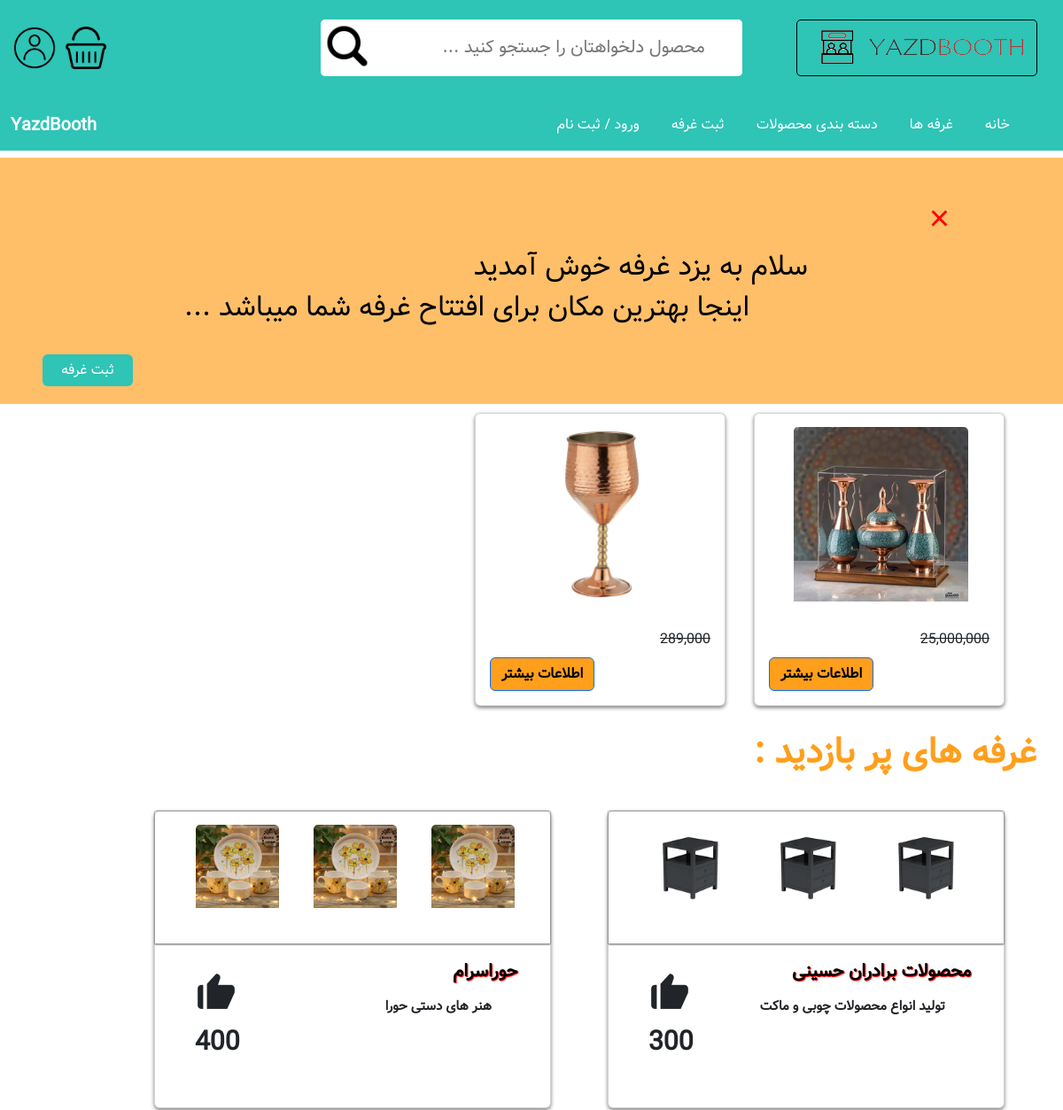
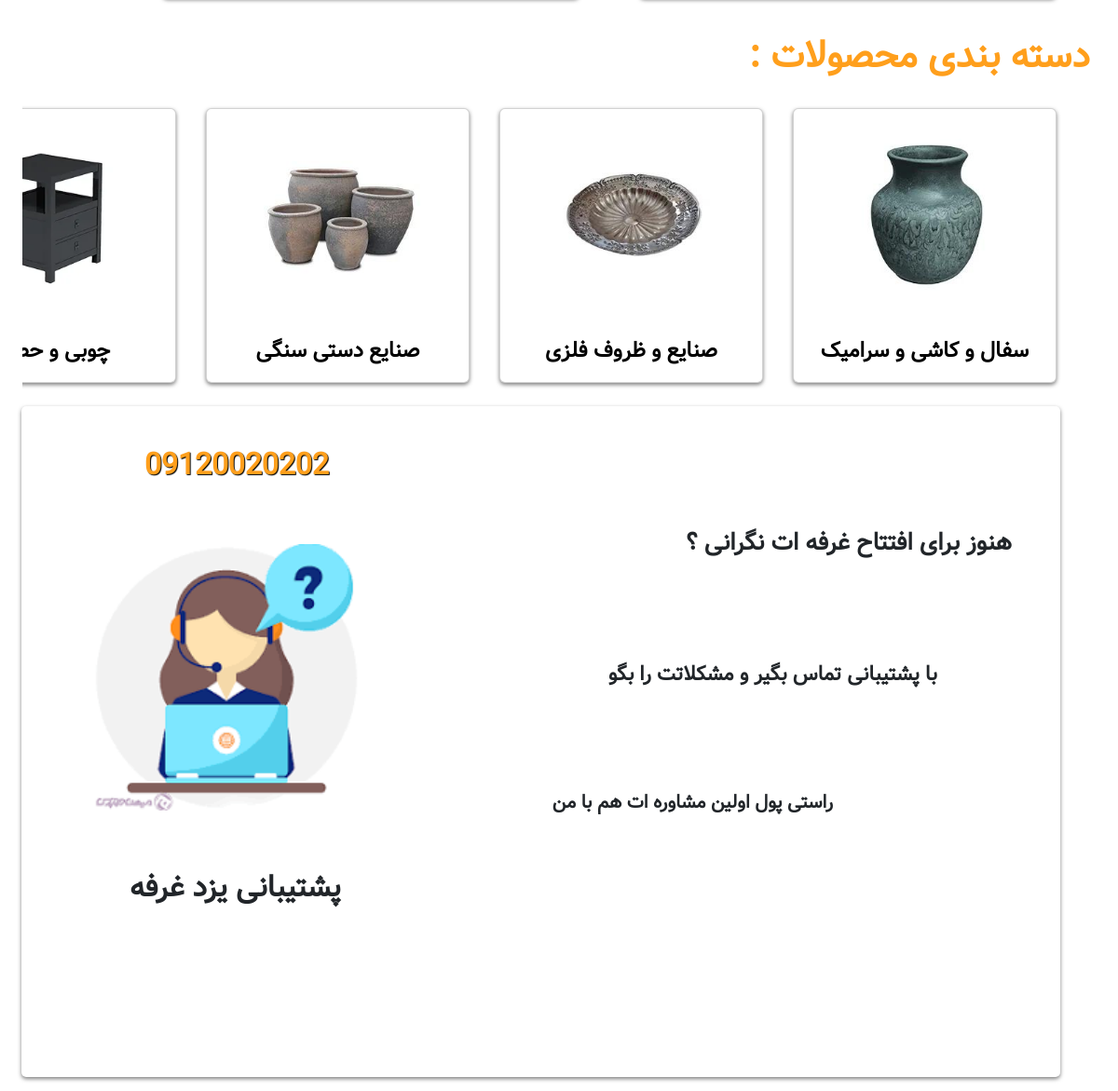
The page / on the database its author committed (2 pictures, top to bottom).
### Store/models.py (models this page shows, shortened)
class Product(models.Model):
    name = models.CharField(max_length=100 , null=False , blank=False)
    price = models.DecimalField(max_digits=12, decimal_places=0 , default=0 , null=False , blank=False)
    category = models.ForeignKey(Category, on_delete=models.CASCADE , default=None , null=False , blank=False)
    description = models.TextField(max_length=300 , default='' , null=True , blank=True)
    image = models.ImageField(upload_to='uploads/product/')
    is_active = models.BooleanField(default=False)
    is_sale = models.BooleanField(default=False)
    Discountـpercentage = models.IntegerField(default=0)
    colors = models.ManyToManyField(Color) # انتخاب به صورت چند به چند
    features = models.ManyToManyField(Feature , default='')
    booth = models.ForeignKey(Booth, on_delete=models.CASCADE , null=True , blank=False , default='' )

class Booth(models.Model):
    name = models.CharField(max_length=100)
    address = models.CharField(max_length=100)
    description = models.CharField(max_length=200)
    image = models.ImageField(upload_to='uploads/booth/' , null=True)
    likes = models.IntegerField(default=0)
    Owner=models.ForeignKey(User,on_delete=models.CASCADE)

class Category(models.Model):
    name = models.CharField(max_length=100)
    image = models.ImageField(upload_to = 'uploads/category/' , null=True)

### Store/views.py (the view)
# urls.py: path('', views.Home, name='Home'),
def Home(request):
    products=Product.objects.all()
    booth= Booth.objects.all()
    category = Category.objects.all()
    return render(request=request , template_name='Home.html' , context={'Product':products ,'Booth':booth , 'category':category})

### Cart/context_processors.py (called while the page is built)
def cart(request):
    return {'cart': Cart(request)}

### Store/templates/Home.html (shortened to what this page needs)
{% extends 'base.html' %}
{% load static %}
{% load humanize %}
{% block header %}
        <div class="header text-white" style="background-color: #2EC4B6; padding: 10px 5px; height: 7rem;">
      <div class="header-right">
            <img src="{% static 'img/logo-asli.png'%}" alt="">
        </div>
        <div class="header-left">
            <img src="{% static 'img/user_person_profile_avatar_icon_190943.png'%}" alt="">
            <img src="{% static 'img/shoppingbasket3_114870.png'%}" alt="">
        </div>
        <div class="search">
            <img src="{% static 'img/search.png'%}">
            <input type="text" name="search" class="inp-search" placeholder="محصول دلخواهتان را جستجو کنید ...">
        </div>
    </div>
{% endblock %}
{% block content %}
    <div class="mt-2 p-5 text-white" style='background-color: #FFBF69 !important;'>
        <h1 class="close-tabliq">&times;</h1>
        <h2 class="WellCome1">سلام به یزد غرفه خوش آمدید</h2>
        <h2 class="WellCome2">اینجا بهترین مکان برای افتتاح غرفه شما میباشد
            ...</h2>
        <br />
        <br />
        <br />
        <h2 class="sabt-booth"><a href="/" class="btn"
                style="background-color: #2EC4B6; float: left; padding: 5px 20px; color: #ffffff;">ثبت غرفه</a></h2>
    </div>
    <div class="Cards row">
          {% for item in Product %}
            <div class="card col-md-2 mahsol" >
                <img class="card-img-top" src="{{ item.image.url }}" alt="Card image">
                <div class="card-body">
                    {% if item.is_sale %}
                    <span class="card-title" style="text-decoration: line-through;">{{ item.price|intcomma }}</span>
                    {% else %}
                    <h4 class="card-title">{{ item.price|intcomma }}</h4>
                    {% endif %}
                    <div style="float: left;">
                        <a href="/product/{{ item.id }}" class="btn btn-primary float-end" style="background-color: #FF9F1C; color: #000; font-weight: bold;">اطلاعات بیشتر</a>                    </div>
                </div>
              </div>
             {% endfor %}
        </div>
    <h2 class="sub-Title">غرفه های پر بازدید :</h2>
    <div class="Cards row">
        {% for item in Booth %}
          <div class="card Booth">
            <div class="img">
                <img class="card-img-top" src="{{ item.image.url }}" alt="Card image">
              <img class="card-img-top" src="{{ item.image.url }}" alt="Card image">
              <img class="card-img-top" src="{{ item.image.url }}" alt="Card image">
             </div>
            <div class="card-body">
              <a class="Booth-Titr">{{ item.name }}</a>
              <h4 class="Booth-p">{{ item.description }}</h4>
                <i class='bx bxs-like like-icon'></i>
                <span class="number-heart">{{ item.likes }}</span>
              </div>
            </div>
        {% endfor %}
            </div>
    <div class="Category">
      <h2 class="sub-Title">
        دسته بندی محصولات :
      </h2>
    <div class="Cards row">
        {% for item in category %}
      <div class="card col-md-2 Category" >
          <img class="card-img-top" src="{{ item.image.url }}" alt="Card image">
          <div class="card-body" style="text-align: center;">
            <a href="#" class="Onvan-Category">{{ item.name }}</a>
          </div>
        </div>
        {% endfor %}
    </div>
    </div>
    <div class="Poshtiban">
      <div class="posh-right">
        <h1>هنوز برای افتتاح غرفه ات نگرانی ؟</h1>
        <h2>با پشتیبانی تماس بگیر و مشکلاتت را بگو</h2>
        <h3>راستی پول اولین مشاوره ات هم با من</h3>
      </div>
      <div class="posh-left">
        <h1>09120020202</h2>
          <div class="left-img">
            <img src="{% static 'img/download.png'%}" alt="">
          </div>
        <h2>پشتیبانی یزد غرفه</h2>
      </div>
    </div>
    {% endblock %}

### static/css/style.css (style rules this page uses)
* { margin: 0; padding: 0; box-sizing: border-box; font-family: 'vazir' , sans-serif; }
.header-right { width: 17rem; height: 4rem; overflow: hidden; border: 1px solid black; float: right; border-radius: 5px; margin: 1% 2% ; }
.header-right img { width: 100%; height: 100%; }
.search { width: 40%; height: 4rem; margin: 1% 30% 0 0; overflow: hidden; background-color: #ffffff; border-radius: 5px 5px 5px 5px; }
.search .inp-search { width: 80%; height: 100%; border-radius: 0px 5px 5px 0; outline: none; border: none; text-align: center; font-size: 20px; font-family: 'vazir' , sans-serif; font-weight: 400; }
.search img { width: 60px; background-color: #ffffff ; border-radius: 5px 0 0px 5px; float: left; cursor: pointer; }
.header-left { width: 120px; float: left; overflow: hidden; margin-top: 20px; }
.header-left img { width: 40%; float: left; margin-left: 10px; }
.Cards { margin-top: 10px ; padding: 10px; }
.card { width: 25% !important; height: auto !important; margin-right: 2rem !important; box-shadow: 0px 2px 4px #00000082; }
.card-img-top { margin: 15px 2.5rem !important; width: 70% !important; }
.card h4 { font-weight: bold; }
.Cards.row { --bs-gutter-x: -3rem ; flex-wrap: nowrap ; overflow: hidden ; overflow-x: scroll ; }
.close-tabliq { color: red; cursor: pointer; margin-right: 5rem; }
.WellCome1 { color:#000; margin-right: 15rem; }
.WellCome2 { float: left; color: #000; margin-left: 10rem; }
.sub-Title { color: #FF9F1C; font-weight: bold; font-size: 40px; margin:20px 30px ; }
.Booth { width: 28rem !important; height: 21rem !important; margin: 10px 2rem !important; }
.Booth .img { width: 100%; padding: 10px; height: 45%; border-bottom: 1px solid #04020266; box-shadow: 0 0 2px; }
.Booth .img img { width: 22% !important; height: auto !important; margin: 5px 30px 16px 5px !important; }
.Booth-Titr { text-shadow: 1px 1px 1px red; margin: 0px 5% 0 0; text-decoration: none; color: black; font-size: 20px; font-weight: 800; }
.Booth-p { font-size: 15px; font-weight: 400; margin: 15px 50px 30px 30px; }
.like-icon { font-size: 50px; float: left; margin: -80px 0 0 28px; cursor: pointer; }
.number-heart { font-size: 30px; float: left; margin: -20px 0 10px 7%; font-weight: bold; }
.Onvan-Category { text-decoration: none; color: #000; font-weight: bold; cursor: pointer; font-size: 23px; }
.Category img { width: 50% ; padding: 5px; margin-right: 100px ; }
.Poshtiban { margin: 15px 62px 15px 23px; padding: 20px; background-color: #ffffff; box-shadow: 0px 2px 4px #00000082; border-radius: 5px; height: 45rem; }
.posh-right { float: right; width: 34rem; height: 43rem; }
.posh-right h1 { font-size: 26px; font-weight: 700; margin: 7rem 2rem 10px 0; }
.posh-right h2 { font-size: 22px; font-weight: 700; margin: 7rem 7rem 10px 0; }
.posh-right h3 { font-weight: 700; font-size: 20px; margin: 7rem 14rem 10px 0; }
.posh-left { float: left; width: 22rem ; margin: 0 0 0% 0%; overflow: hidden; height: 43rem; }
.posh-left h1 { font-size: 2rem; font-weight: bold; margin: 25px 0 4rem 7rem; text-shadow: 1px 1px 1px black; float: left; color: #FF9F1C; }
.posh-left h2 { font-size: 2rem; font-weight: bold; margin: 4rem 0 5px 6rem; float: left; }
.posh-left img { width: 19rem ; }
.left-img { width: 20rem; }

### rows shown on the page
Product: image (picture), price "25,000,000"
Product: image (picture), price "289,000"
Booth: image (picture), name "محصولات برادران حسینی", description "تولید انواع محصولات چوبی و ماکت", likes "300"
Booth: image (picture), name "حوراسرام", description "هنر های دستی حورا", likes "400"
Category: image (picture), name "سفال و کاشی و سرامیک"
Category: image (picture), name "صنایع و ظروف فلزی"
Category: image (picture), name "صنایع دستی سنگی"
Category: image (picture), name "چوبی و…"
